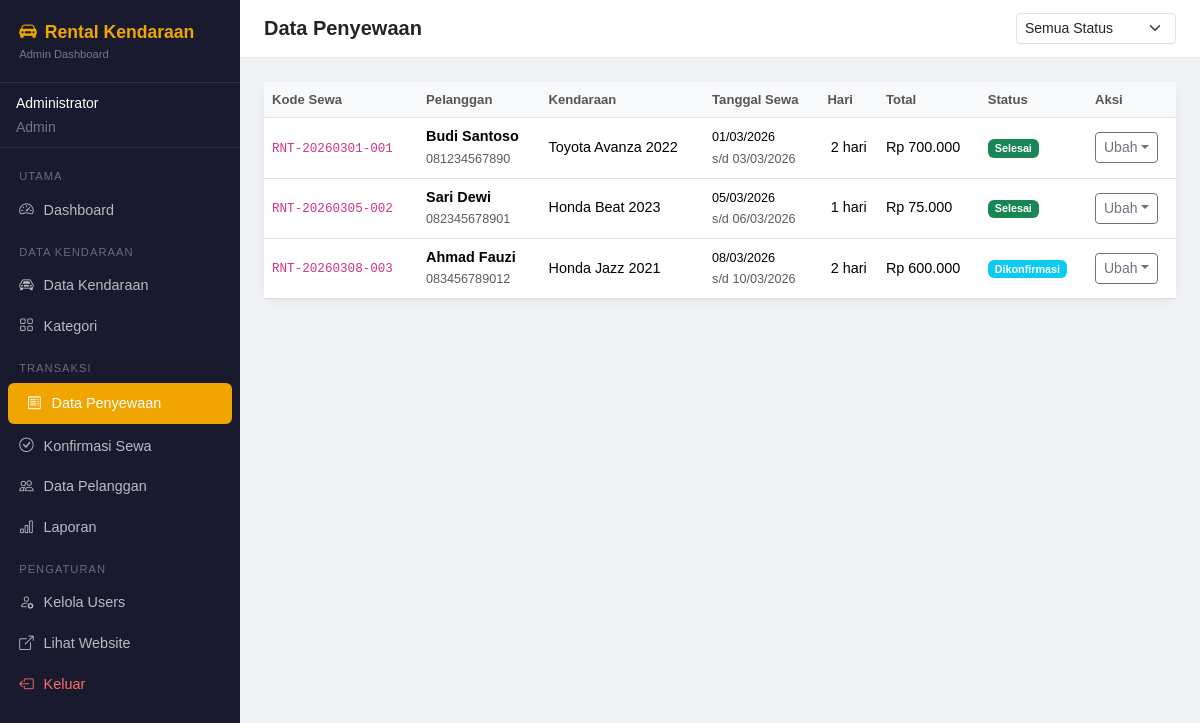
The app's page /backend/penyewaan.php (signed in) with its own data.
### tables this page shows
CREATE TABLE IF NOT EXISTS penyewaan (
    id INT AUTO_INCREMENT PRIMARY KEY,
    kode_sewa VARCHAR(20) UNIQUE NOT NULL,
    pelanggan_id INT,
    kendaraan_id INT,
    tanggal_mulai DATE NOT NULL,
    tanggal_selesai DATE NOT NULL,
    total_hari INT NOT NULL,
    total_harga DECIMAL(12,2) NOT NULL,
    status ENUM('menunggu', 'dikonfirmasi', 'berjalan', 'selesai', 'dibatalkan') DEFAULT 'menunggu',
    catatan TEXT,
    created_at TIMESTAMP DEFAULT CURRENT_TIMESTAMP,
    FOREIGN KEY (pelanggan_id) REFERENCES pelanggan(id) ON DELETE SET NULL,
    FOREIGN KEY (kendaraan_id) REFERENCES kendaraan(id) ON DELETE SET NULL
);

CREATE TABLE IF NOT EXISTS pelanggan (
    id INT AUTO_INCREMENT PRIMARY KEY,
    nama VARCHAR(100) NOT NULL,
    email VARCHAR(100),
    no_hp VARCHAR(20) NOT NULL,
    no_ktp VARCHAR(30) NOT NULL,
    alamat TEXT,
    created_at TIMESTAMP DEFAULT CURRENT_TIMESTAMP
);

CREATE TABLE IF NOT EXISTS kendaraan (
    id INT AUTO_INCREMENT PRIMARY KEY,
    kategori_id INT,
    nama VARCHAR(100) NOT NULL,
    plat VARCHAR(20) NOT NULL,
    harga_per_hari DECIMAL(10,2) NOT NULL,
    stok INT DEFAULT 1,
    deskripsi TEXT,
    gambar VARCHAR(255) DEFAULT 'default.jpg',
    status ENUM('tersedia', 'disewa', 'maintenance') DEFAULT 'tersedia',
    created_at TIMESTAMP DEFAULT CURRENT_TIMESTAMP,
    FOREIGN KEY (kategori_id) REFERENCES kategori(id) ON DELETE SET NULL
);

### backend/penyewaan.php (the view, shortened to what this page needs)
<?php
require_once '../config/database.php';
$filterStatus = $_GET['filter'] ?? '';
$where = $filterStatus ? "WHERE p.status='$filterStatus'" : '';
$list = $conn->query("
    SELECT p.*, pl.nama as nama_pelanggan, pl.no_hp, k.nama as nama_kendaraan
    FROM penyewaan p
    LEFT JOIN pelanggan pl ON p.pelanggan_id = pl.id
    LEFT JOIN kendaraan k ON p.kendaraan_id = k.id
    $where
    ORDER BY p.created_at DESC
");
?>
<?php include 'includes/header.php'; ?>
<?php include 'includes/sidebar.php'; ?>
<div class="main-content">
    <div class="topbar d-flex justify-content-between align-items-center">
        <h5 class="mb-0 fw-bold">Data Penyewaan</h5>
        <form method="GET" class="d-flex gap-2 align-items-center">
            <select name="filter" class="form-select form-select-sm" style="width:160px;" onchange="this.form.submit()">
                <option value="">Semua Status</option>
            </select>
        </form>
    </div>
    <div class="content-area">
        <div class="card page-card">
            <div class="table-responsive">
                <table class="table table-hover mb-0">
                    <thead>
                        <tr>
                            <th>Kode Sewa</th>
                            <th>Pelanggan</th>
                            <th>Kendaraan</th>
                            <th>Tanggal Sewa</th>
                            <th>Hari</th>
                            <th>Total</th>
                            <th>Status</th>
                            <th>Aksi</th>
                        </tr>
                    </thead>
                    <tbody>
                        <?php while ($row = $list->fetch_assoc()): ?>
                        <tr>
                            <td><code class="small"><?= $row['kode_sewa'] ?></code></td>
                            <td>
                                <div class="fw-semibold"><?= htmlspecialchars($row['nama_pelanggan']) ?></div>
                                <small class="text-muted"><?= $row['no_hp'] ?></small>
                            </td>
                            <td><?= htmlspecialchars($row['nama_kendaraan']) ?></td>
                            <td>
                                <small><?= date('d/m/Y', strtotime($row['tanggal_mulai'])) ?></small><br>
                                <small class="text-muted">s/d <?= date('d/m/Y', strtotime($row['tanggal_selesai'])) ?></small>
                            </td>
                            <td class="text-center"><?= $row['total_hari'] ?> hari</td>
                            <td>Rp <?= number_format($row['total_harga'], 0, ',', '.') ?></td>
                            <td>
                                <?php
                                $warna = ['menunggu'=>'warning text-dark','dikonfirmasi'=>'info','berjalan'=>'primary','selesai'=>'success','dibatalkan'=>'danger'];
                                ?>
                                <span class="badge bg-<?= $warna[$row['status']] ?>"><?= ucfirst($row['status']) ?></span>
                            </td>
                            <td>
                                <div class="dropdown">
                                    <button class="btn btn-sm btn-outline-secondary dropdown-toggle" data-bs-toggle="dropdown">Ubah</button>
                                </div>
                            </td>
                        </tr>
                        <?php endwhile; ?>
                    </tbody>
                </table>
            </div>
        </div>
    </div>
</div>
<?php include 'includes/footer.php'; ?>

### backend/includes/header.php (style rules this page uses)
body { background-color: #f0f2f5; font-family: sans-serif; }
.main-content { margin-left: 240px; min-height: 100vh; }
.topbar { background: #fff; padding: 0.8rem 1.5rem; border-bottom: 1px solid #eee; position: sticky; top: 0; z-index: 900; }
.content-area { padding: 1.5rem; }
.table thead th { background: #f8f9fa; font-size: 0.82rem; font-weight: 600; color: #555; }
.table td { vertical-align: middle; font-size: 0.9rem; }
.page-card { background: #fff; border-radius: 12px; border: none; box-shadow: 0 2px 10px rgba(0,0,0,0.06); }

### records on screen
penyewaan: kode_sewa "RNT-20260301-001", pelanggan.nama "Budi Santoso", pelanggan.no_hp "081234567890", kendaraan.nama "Toyota Avanza 2022", tanggal_mulai "01/03/2026", tanggal_selesai "03/03/2026", total_hari "2", total_harga "700.000", status "Selesai"
penyewaan: kode_sewa "RNT-20260305-002", pelanggan.nama "Sari Dewi", pelanggan.no_hp "082345678901", kendaraan.nama "Honda Beat 2023", tanggal_mulai "05/03/2026", tanggal_selesai "06/03/2026", total_hari "1", total_harga "75.000", status "Selesai"
penyewaan: kode_sewa "RNT-20260308-003", pelanggan.nama "Ahmad Fauzi", pelanggan.no_hp "083456789012", kendaraan.nama "Honda Jazz 2021", tanggal_mulai "08/03/2026", tanggal_selesai "10/03/2026", total_hari "2", total_harga "600.000", status "Dikonfirmasi"

### other values on screen
$_SESSION['user_name'] "Administrator"
$_SESSION['user_role'] "Admin"
